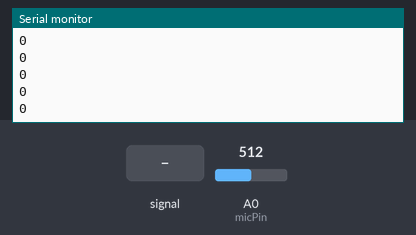
Bench run of a sketch on a simulated Arduino Uno, built with avr-gcc and run on an emulated ATmega328P. Shown: the last lines printed to the serial monitor. The test bench sets the inputs (shaded band); at power-on: A0 (micPin) = 512.

Above: at 1.2 s.
1.3 s: A0 (micPin) fed a 200 Hz sine of ±81 counts around its level
At 2.1 s:
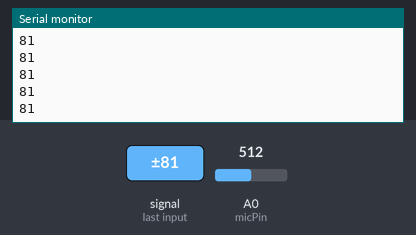
2.8 s: A0 (micPin) set to 716
At 3.7 s:
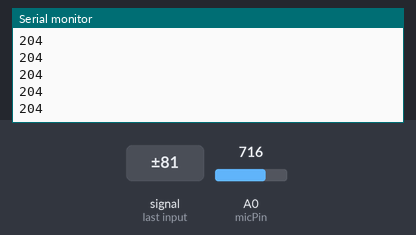
4.3 s: A0 (micPin) fed a 1000 Hz sine of ±255 counts around its level
At 4.8 s:
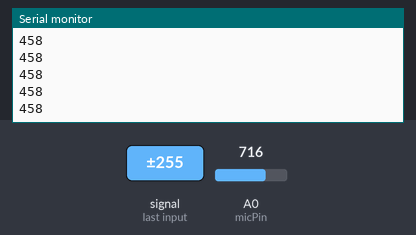
5.8 s: A0 (micPin) set to 900
At 6.8 s:
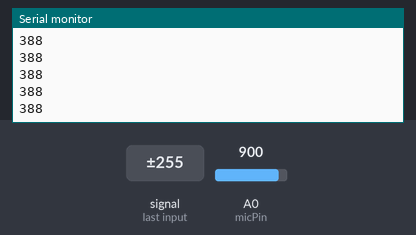
Timing chart, 0 to 8.3 s (numbered marks = the images above; inputs shaded):
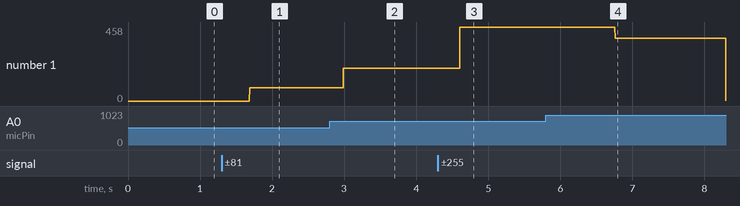

Measured:
- after the input at 1.3 s, the serial monitor: prints a new line after 0.39 s (image 1)
- after the input at 2.8 s, the serial monitor: prints a new line after 0.19 s (image 2)
- after the input at 4.3 s, the serial monitor: prints a new line after 0.31 s (image 3)
- after the input at 5.8 s, the serial monitor: prints a new line after 0.96 s (image 4)
- plotted number 1: 0 → 81 after the input at 1.3 s, 81 → 204 after the input at 2.8 s, 204 → 458 after the input at 4.3 s, 458 → 3 after the input at 5.8 s

The sketch:

mic_test_2.ino
```cpp
#define ARRAYSIZE 100

int micPin = A0;
unsigned long time;
unsigned long lastPoll;
unsigned long micLastPoll;
int pollTime = 200;
int micPollTime = 20;


int val;
int valMax[ARRAYSIZE]={};
int valPrint;
byte noise = 65;


bool pushData = false;

void setup() {
  // put your setup code here, to run once:
  pinMode(A0, INPUT);
  Serial.begin(9600);
  lastPoll = 0;
  micLastPoll = 0;

  valPrint = 0;


}

void loop() {
  // put your main code here, to run repeatedly:
  time = millis();

  updateMic();

  Serial.println(valPrint);

  if (abs(time - lastPoll) > pollTime){
    Serial.println(valPrint);
    lastPoll = time;
  }
}

void updateMic() {
  val = abs(analogRead(micPin) - 512);
  int i=0;

  for(int i = 0; i < ARRAYSIZE; i++){
    if(valMax[i] < 1){
        valMax[i]= val;
        return;
    }
  }

  calcMax();
  resetMicData();


}
void resetMicData(){
    for(int i = 0 ; i<ARRAYSIZE;i++){
        valMax[i]=0;
    }

}
void calcMax(){
    valPrint = 0;
    for(int i = 0 ; i<ARRAYSIZE;i++){
        if(valMax[i] > valPrint && valMax[i] > noise){
            valPrint = valMax[i];
        }
    }
}
```
